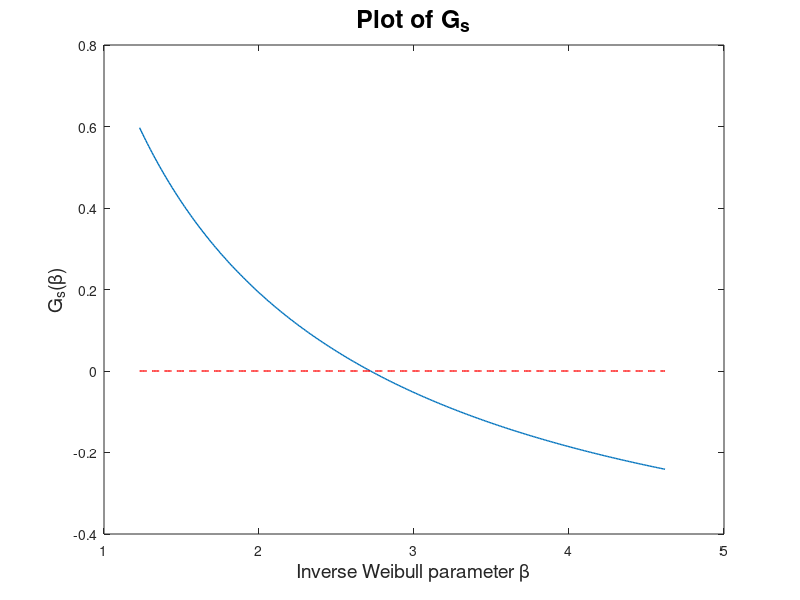
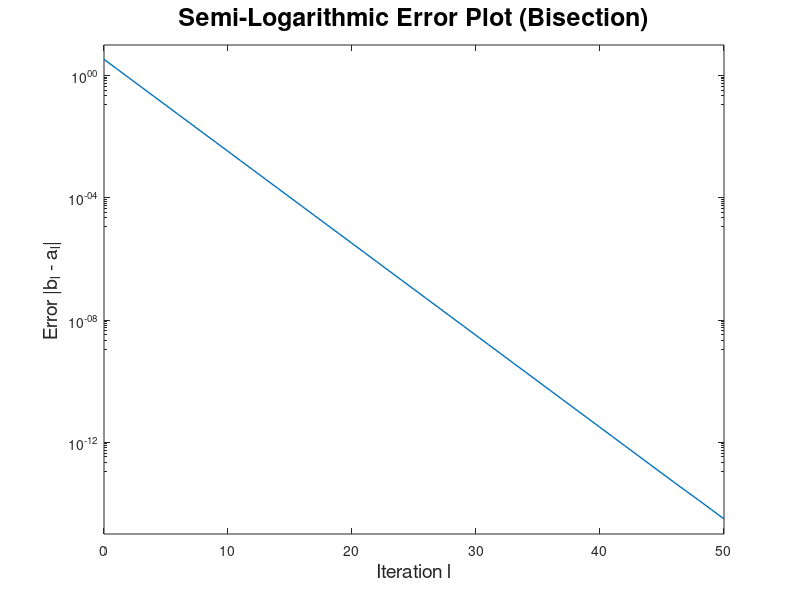

The MATLAB source for these figures, in order:
% Define the corresponding data set (Jana 2022, Drug 3 from Table 6)

X    =     [3.071 3.140 3.147 3.256 3.759...
            3.955 4.025 4.158 4.629 4.912...
            5.170 5.205 6.321 6.735 8.250...
            8.777 9.773 10.218 11.909 12.446]';

% s  = 1 (Weibull), s = -1 (inverse Weibull)

s    = -1;

% Define functions G_s and H_s

G_s  = @(z) (1./z) + (s./length(X)).*sum(log(X)) - s.*sum(((X.^(s.*z))./(sum(X.^(s.*z)))).*log(X));
H_s  = @(z) sum(((X.^(s.*z))./(sum(X.^(s.*z)))).*log(X));

% Define initial Interval

a_init = 1/(log(max(X)) - (1./length(X)).*sum(log(X)));
b_init = min([1/(s*(H_s(a_init) - (1./length(X)).*sum(log(X)))) (length(X).*length(X)+sqrt((length(X)).^4+4.*(length(X)).^2))./(2*(max(log(X))-min(log(X))))]);

% Start the loop

N_max     = 50;
tolerance = 10^(-16);

A      = zeros(1,(N_max+1));
B      = zeros(1,(N_max+1));

A(1)   = a_init;
B(1)   = b_init;

tic

for j = 1:1:N_max
  m = (A(j) + B(j))/2;
  if(G_s(m)==0)
    A(j + 1) = m;
    B(j + 1) = m;
    break
  elseif(G_s(A(j))*G_s(m)<0)
    A(j + 1) = A(j);
    B(j + 1) = m;
  elseif(G_s(m)*G_s(B(j))<0)
    A(j + 1) = m;
    B(j + 1) = B(j);
  endif

  if(B(j+1) - A(j+1) < tolerance)
    break
  endif

endfor

toc

z_sought = (B(j+1) + A(j+1))/2;

figure(1)
plot(a_init:0.01:b_init,G_s(a_init:0.01:b_init),'linewidth',1.0)
hold on
plot(a_init:0.01:b_init,0*ones(length(a_init:0.01:b_init),1),'linewidth',1.0,'color','red','linestyle','--')
hold off
title('Plot of G_s','fontsize',18)
xlabel('Inverse Weibull parameter \beta','fontsize',14,'interpreter','tex')
ylabel('G_s(\beta)','fontsize',14,'interpreter','tex')

figure(2)
semilogy(0:1:j,(B(1:1:j+1)-A(1:1:j+1)),'linewidth',1.0)
title('Semi-Logarithmic Error Plot (Bisection)','fontsize',18)
yticks([10^0 10^(-4) 10^(-8) 10^(-12) 10^(-16)])
xlabel('Iteration l','fontsize',14,'interpreter','tex')
ylabel('Error |b_{l} - a_{l}|','fontsize',14,'interpreter','tex')
